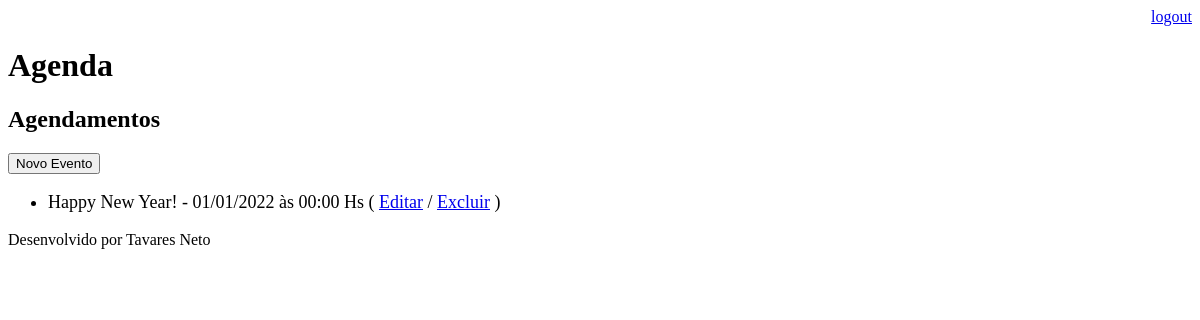
/agenda/ (signed in), run on an earlier commit of the app's database.
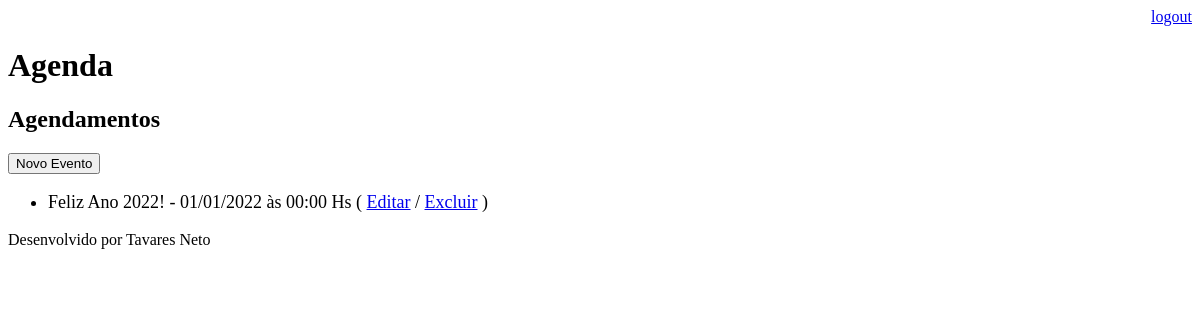
And on a later commit of the database.
### core/models.py (models this page shows, shortened)
class Evento(models.Model):
    titulo = models.CharField(max_length=100)
    descricao = models.TextField(blank=True, null=True)
    data_evento = models.DateTimeField(verbose_name='Data do Evento')
    data_criacao = models.DateTimeField(auto_now=True, verbose_name='Data da Criação')
    usuario = models.ForeignKey(User, on_delete = models.CASCADE)
    class Meta:
        db_table = 'evento'
    def get_data_evento(self):
        return self.data_evento.strftime('%d/%m/%Y às %H:%M Hs')
    def get_evento_atrasado(self):
        if self.data_evento < datetime.now():
            return True
        else:
            return False

### core/views.py (the view)
# urls.py: path('agenda/', views.lista_eventos),
@login_required(login_url='/login/')
def lista_eventos(request):
    usuario = request.user
    data_atual = datetime.now() - timedelta(hours=1)
    evento = Evento.objects.filter(usuario=usuario)
    dados = {'eventos': evento}
    return render(request, 'agenda.html', dados)

### templates/agenda.html (shortened to what this page needs)
{% extends "model-page.html" %}
{% block content %}
    <h2> Agendamentos </h2>
    <a href="evento/">
        <button type = "button">Novo Evento</button>
    </a>
    <ul style="font-size: 18px">
        {% for evento in eventos %}
            <li>
                <div style = >
                    {{ evento.titulo }} - {{ evento.get_data_evento }}
                ( <a href = "evento/?id={{ evento.id }}">Editar</a>
                / <a href = "evento/delete/{{ evento.id }}">Excluir</a> )
                </div>
            </li>
        {% endfor %}
    </ul>
{% endblock %}

What changed in the data, as far as the page shows it:
removed Evento: titulo "Happy New Year!", get_data_evento "01/01/2022 às 00:00 Hs"
added Evento: titulo "Feliz Ano 2022!", get_data_evento "01/01/2022 às 00:00 Hs"
